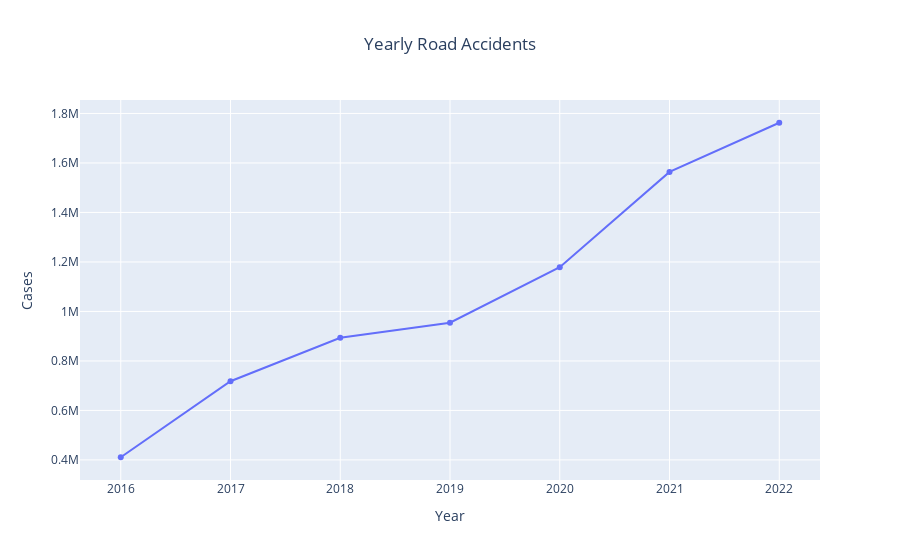

The notebook cell this image was saved under:
### Code cell
fig = px.line(year_df, x="Year", y="Cases", title="Yearly Road Accidents", markers=True)
fig.update_yaxes(title_text="Cases")
fig.update_xaxes(title_text="Year")
fig.update_layout(showlegend=False,
                 title={'text':'Yearly Road Accidents', 'x':0.5})

### Figure 1 — Plotly figure (JSON) as saved in the notebook; plotly's stock layout.template omitted (floating-point values rounded to 4 significant figures)
{"data": [{"hovertemplate": "Year=%{x}<br>Cases=%{y}<extra></extra>", "legendgroup": "", "line": {"color": "#636efa", "dash": "solid"}, "marker": {"symbol": "circle"}, "mode": "lines+markers", "name": "", "orientation": "v", "showlegend": false, "type": "scatter", "x": [2022, 2021, 2020, 2019, 2018, 2017, 2016], "xaxis": "x", "y": [1762452, 1563753, 1178913, 954303, 893426, 718093, 410821], "yaxis": "y"}], "layout": {"legend": {"tracegroupgap": 0}, "showlegend": false, "title": {"text": "Yearly Road Accidents", "x": 0.5}, "xaxis": {"anchor": "y", "domain": [0, 1], "title": {"text": "Year"}}, "yaxis": {"anchor": "x", "domain": [0, 1], "title": {"text": "Cases"}}}}
